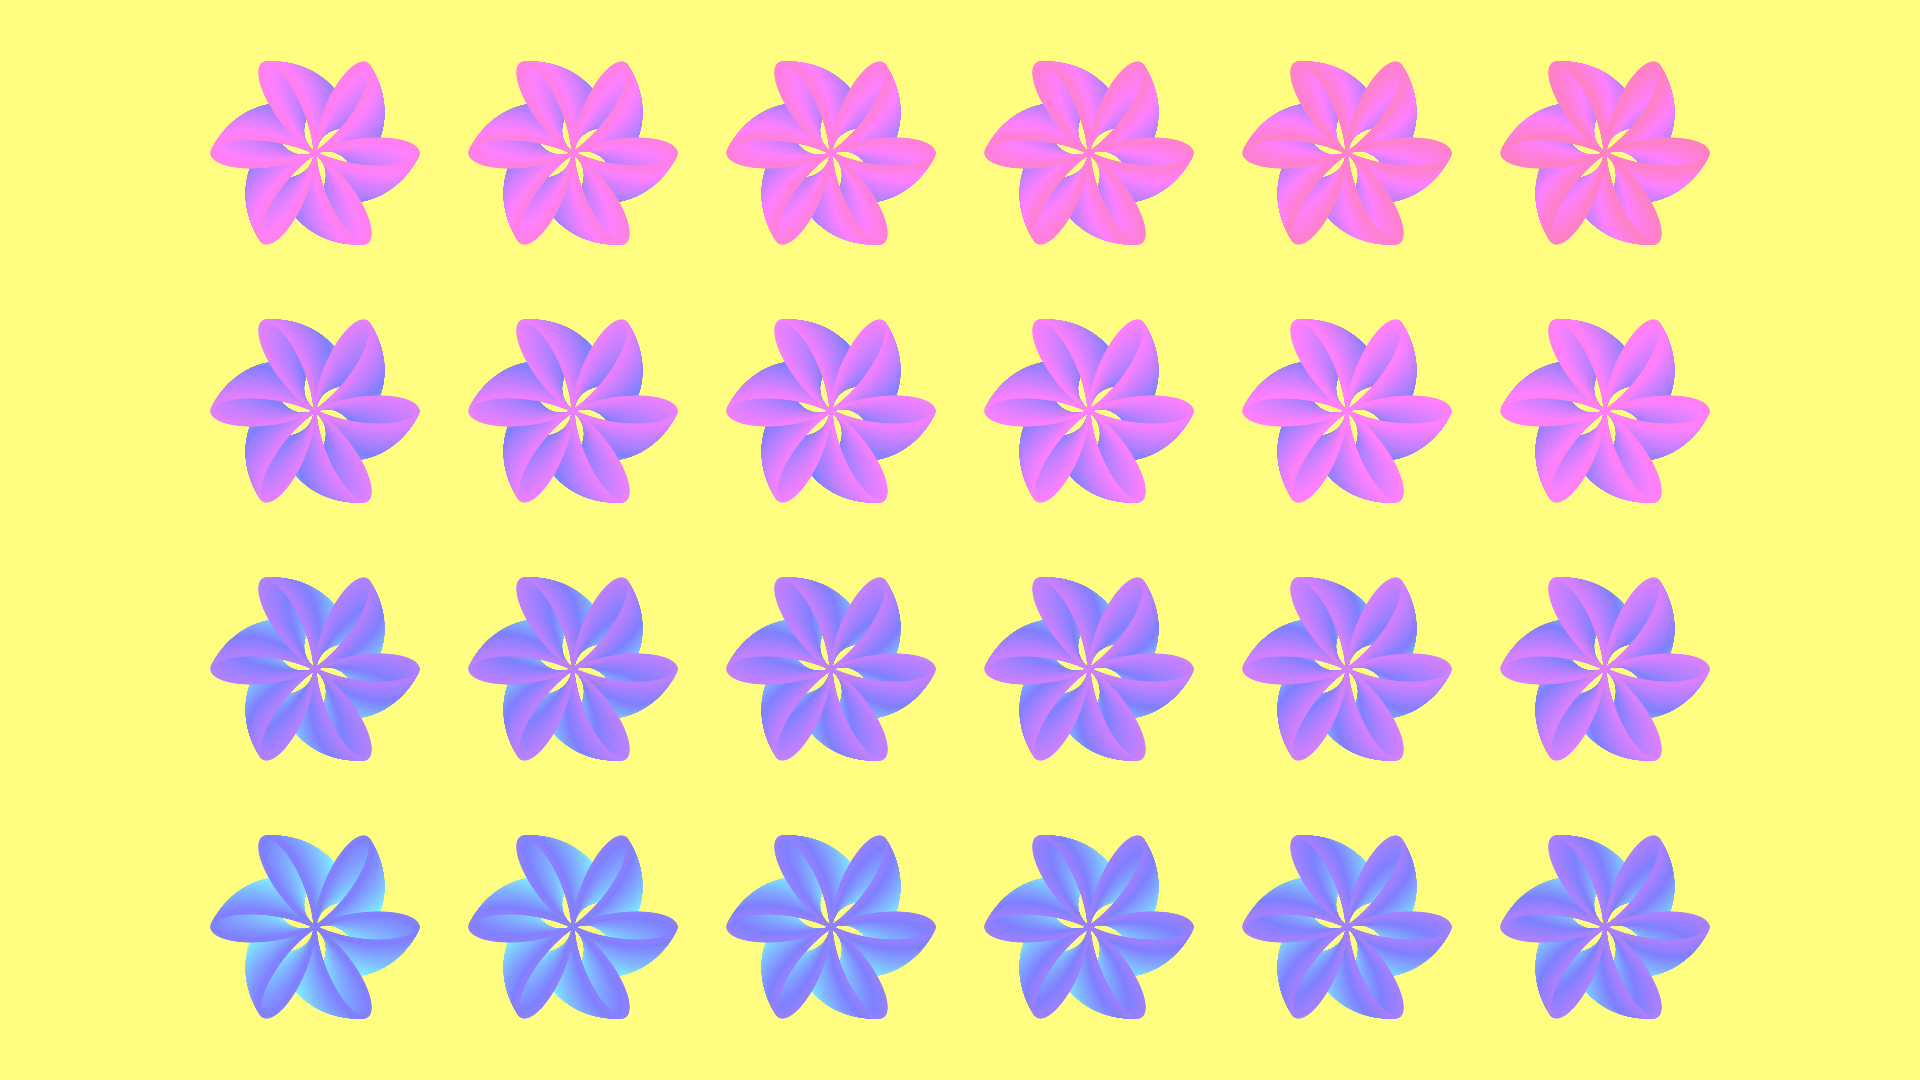

Write the Python code that produced this figure.
from pathlib import Path

import matplotlib.pyplot as plt
import numpy as np


def hsv2rgb(h: float=0.0, s: float=1.0, v: float=1.0) -> str:
    rgb: np.ndarray = (255 * ((np.clip(np.abs(np.modf(h + np.array([0.0, 2.0, 1.0]) / 3)[0] * 6 - 3) - 1, 0, 1) - 1) * s + 1) * v).round(0).astype(int)
    return "#" + "".join(f"{i:02x}" for i in rgb)


def main() -> None:
    # config
    fp: Path = Path(__file__).resolve().with_suffix(".png")
    plt.rcParams["figure.dpi"] = 100
    plt.rcParams["figure.figsize"] = [19.2, 10.8]
    rng: np.random.Generator = np.random.default_rng()
    offset: float = rng.random()
    saturation: float = 0.5
    value: float = 1.0
    bgc: str = hsv2rgb(offset, saturation, value)
    # generate figure
    fig: plt.Figure
    ax: plt.Axes
    fig, ax = plt.subplots()
    # plot
    t: np.ndarray = np.linspace(0, 2*np.pi, 1+3600, endpoint=True)
    n: int = 360
    for k in range(360):
        for j in range(4):
            for i in range(6):
                r: np.ndarray = 1 + (1+k)/n*np.cos(6*t-(k+1)/n*2*np.pi)
                r *= 0.2
                x: np.ndarray = r * np.cos(t)
                y: np.ndarray = r * np.sin(t)
                hue: float = offset + 0.5 + (6*j+i-11.5)/96 + (k-180+0.5)/1440
                ax.plot(x+i, y+j, linewidth=2, color=hsv2rgb(hue, saturation, value))
    # arrange
    #ax.set_xlim(0, 1)
    #ax.set_ylim(0, 1)
    ax.axis("off")
    ax.set_aspect("equal")
    ax.set_facecolor(bgc)
    fig.set_facecolor(bgc)
    fig.tight_layout()
    # output
    fig.savefig(fp)
    plt.cla()
    plt.clf()
    plt.close(fig)
    return None


if __name__ == "__main__":
    main()
